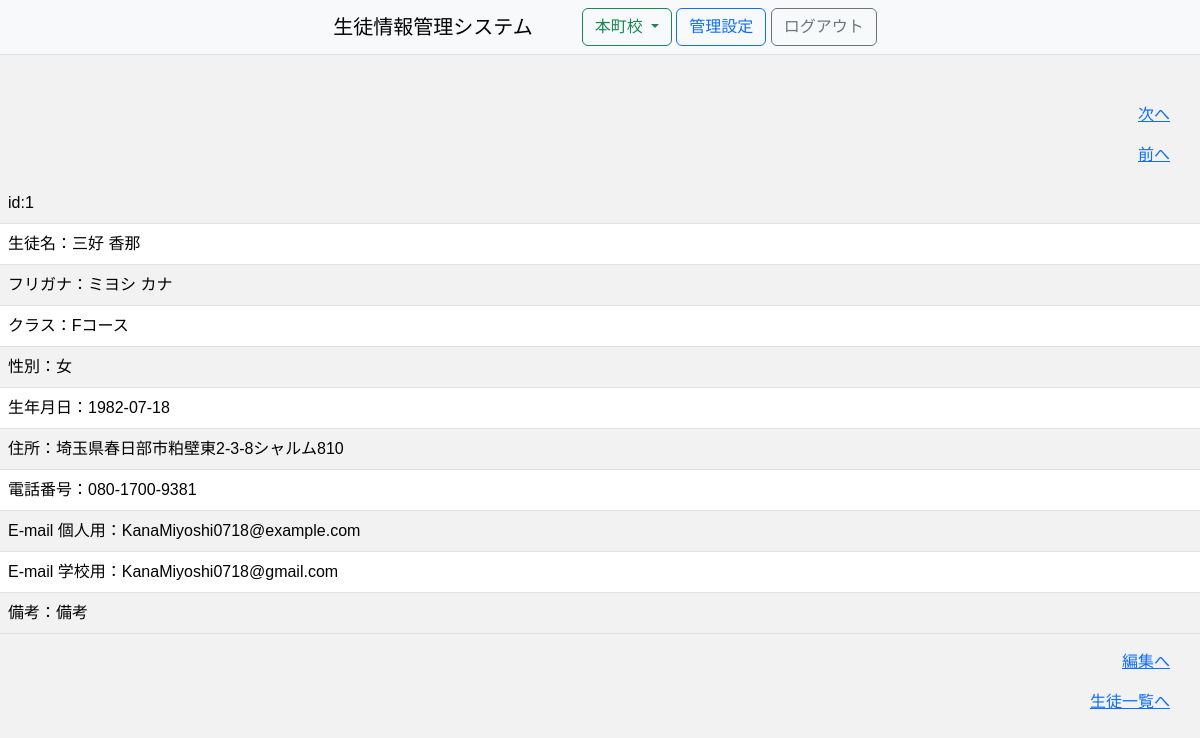
Page /本町校/student_detail/1 (signed in) on the committed database.
### SIMS/models/__init__.py (models this page shows, shortened)
class BaseMixin(db.Model):
    __abstract__ = True
    id = Column(Integer, primary_key=True, autoincrement=True)
    @classmethod
    def get_all(cls, **kwargs):
        if not kwargs:
            all_data = cls.query.all()
        else:
            all_data = cls.query.filter_by(**kwargs).all()
        if all_data is None:
            return None
        return [data.to_dict() for data in all_data]
    @classmethod
    def get_one(cls, **kwargs):
        data = cls.query.filter_by(**kwargs).first()
        if data is None:
            return None
        return data.to_dict()
    def to_dict(self):
        dic = self.__dict__.copy()
        if '_sa_instance_state' in dic:
            del dic['_sa_instance_state']
        return dic

class School(BaseMixin):
    __tablename__ = 'school'
    id = Column(Integer, primary_key=True, autoincrement=True)
    name = Column(String(64), unique=True, nullable=False)

class Student(BaseMixin):
    __tablename__ = 'student'
    name = Column(String(64), nullable=False)
    name_kana = Column(String(64), nullable=False)
    school = Column(String(64), nullable=False)
    class_name = Column(String(64), nullable=False)
    gender = Column(Integer, nullable=False)
    birthday = Column(DateTime, nullable=False)
    address = Column(String(64), nullable=False)
    phone = Column(String(13), nullable=False)
    email = Column(String(64), nullable=False)
    gmail = Column(String(64), nullable=False)
    note = Column(String(400), nullable=False)
    def get_categorized_list(school):
        if school is None:
            students = Student.query.order_by(asc(Student.name_kana)).all()
            students = [student.to_dict() for student in students]
            schools = list(set([dic['school'] for dic in students]))
        else:
            students = Student.query.filter_by(school=school).order_by(asc(Student.name_kana)).all()
            students = [student.to_dict() for student in students]
            schools = [school]
        classes = Class.get_all()
        categorized_list = []
        for scl in schools:
            for cls in classes:
                categorized_list.append({
                    'school': scl,
                    'class_name': cls['name'],
                    'class_number': cls['class_number'],
                    'open_date': cls['open_date'].strftime('%Y-%m-%d'), # 日付を文字列に変換
                    'close_date': cls['close_date'].strftime('%Y-%m-%d'), # 日付を文字列に変換
                    'is_open': cls['open_date'] <= datetime.datetime.now() <= cls['close_date'],
                    'students': [student for student in students if student['class_name'] == cls['name'] and student['school'] == scl]
                })
        return categorized_list
    @classmethod
    def get_one(cls, **kwargs):
        dic = super().get_one(**kwargs)
        students = [listByClass['students'] for listByClass in cls.get_categorized_list(dic['school'])]
        categorized_id_list = [student['id'] for student in itertools.chain.from_iterable(students)]
        index = categorized_id_list.index(dic['id'])
        dic['prev_id'] = categorized_id_list[index-1] if index != 0 else None
        dic['next_id'] = categorized_id_list[index+1] if index != len(categorized_id_list)-1 else None
        return dic
    def get_age(self, birthday):
        today = datetime.date.today()
        return today.year - birthday.year - ((today.month, today.day) < (birthday.month, birthday.day))
    def to_dict(self):
        dic = super().to_dict()
        dic['age'] = self.get_age(dic['birthday']) # 年齢を追加
        dic['birthday'] = dic['birthday'].strftime('%Y-%m-%d') # 日付を文字列に変換
        match (dic['gender']):
            case 1:
                dic['gender'] = '男'
            case 2:
                dic['gender'] = '女'
            case 3:
                dic['gender'] = 'その他'
        return dic

### SIMS/views/student_detail.py (the view)
@bp.route('/<school>/student_detail/<int:id>',methods=['GET', 'POST'])
@login_required
def student_detail(id,school):
    student = Student.get_one(id=id)
    schools = School.get_all()
    return render_template('student_detail.html',\
        student = student,\
        school = school,\
        schools = schools
    )

### SIMS/user_auth.py (called while the page is built)
    @login_manager.user_loader
    def load_user(user_id):
        return User.query.get(user_id)

### SIMS/views/__init__.py (called while the page is built)
@app.before_request
def before_request():
    session.permanent = True
    session.modified = True

### SIMS/templates/student_detail.html (shortened to what this page needs)
<!DOCTYPE html>
<html lang="ja">
<head>
    <link rel="stylesheet" href="https://cdn.jsdelivr.net/npm/bootstrap@5.3.0/dist/css/bootstrap.min.css">
    <link rel="stylesheet" href="{{ url_for('static', filename='css/student_detail.css' ) }}">
</head>
<body>
    <header>
        {% set subTitle = '生徒一覧' %}
        {% extends 'layout.html' %}
        {% block contents %}
        <link rel="stylesheet" href="{{ url_for('static', filename='css/student_list.css') }}"></link>
        {{ super() }}
        <br><br>
        <span><a href="{{student.next_id}}"><p>次へ</p></a></span>
        <span><a href="{{student.prev_id}}"><p>前へ</p></a></span>
    </header>
    <main>
        <table class="table table-striped">
            <tr>
                <td>
                    id:{{student.id}}
                </td>
            </tr>
            <tr>
                <td>
                    生徒名：{{student.name}}
                </td>
            </tr>
            <tr>
                <td>
                    フリガナ：{{student.name_kana}}
                </td>
            </tr>
            <tr>
                <td>
                    クラス：{{student.class_name}}
                </td>
            </tr>
            <tr>
                <td>
                    性別：{{student.gender}}
                </td>
            </tr>
            <tr>
                <td>
                    生年月日：{{student.birthday}}
                </td>
            </tr>
            <tr>
                <td>
                    住所：{{student.address}}
                </td>
            </tr>
            <tr>
                <td>
                    電話番号：{{student.phone}}
                </td>
            </tr>
            <tr>
                <td>
                    E-mail 個人用：{{student.email}}
                </td>
            </tr>
            <tr>
                <td>
                    E-mail 学校用：{{student.gmail}}
                </td>
            </tr>
            <tr>
                <td>
                    備考：{{student.note}}
                </td>
            </tr>
        </table>
    </main>
    <footer>
        <p><a href="{{ url_for('student_edit.student_edit', id=student.id,school=school)}}">編集へ</a></p>
        <p><a href="{{ url_for('student_list.student_list', school=school)}}">生徒一覧へ</a></p>
        {% endblock %}

### SIMS/templates/navbar.html (shortened to what this page needs)
<header class="container-fluid sticky-top border-bottom border-body bg-body-tertiary">
    <nav class="container-sm navbar navbar-expand-sm mx-auto flex-row justify-content-center" >
        <div>
            <a class="navbar-brand me-1" href="/">{{ title }}</a>
        </div>
        <div>
            <div class="collapse navbar-collapse row g-1" id="navbarContent">
                {% if school %}
                    <div class="col-auto">
                        <span class="dropdown">
                            <button class="btn btn-outline-success dropdown-toggle" type="button" data-bs-toggle="dropdown">
                                {{ school }}
                            </button>
                        </span>
                    </div>
                {% endif %}
                {% if current_user.is_authenticated %}
                    <div class="col-auto">
                        {% set admin_panel = url_for('admin_panel.admin_panel') %}
                        <button class="btn btn-outline-primary" type="button" onclick="location.href='{{ admin_panel }}'">管理設定</button>
                        {% set logout = url_for('logout.logout') %}
                        <button class="btn btn-outline-secondary" type="button" onclick="location.href='{{ logout }}'">ログアウト</button>
                    </div>
                {% endif %}
            </div>
        </div>
    </nav>
</header>

### SIMS/static/css/student_detail.css (style rules this page uses)
body { margin: auto; text-align: left; }
p { text-align: right; padding-right: 30px; }
div { text-align: center; float: right; padding-left: 20px; padding-right: 5px; }

### SIMS/static/css/student_list.css (style rules this page uses)
body { font-family: Arial, sans-serif; background-color: #f2f2f2; }

### rows in the picture
School: name "本町校"
Student: name "三好 香那", name_kana "ミヨシ カナ", class_name "Fコース", address "埼玉県春日部市粕壁東2-3-8シャルム810", phone "080-1700-9381", email "KanaMiyoshi0718@example.com", gmail "KanaMiyoshi0718@gmail.com", note "備考"

### other values in the picture
{{ title }} "生徒情報管理システム"
{{ student.id }} "1"
{{ student.gender }} "女"
{{ student.birthday }} "1982-07-18"
